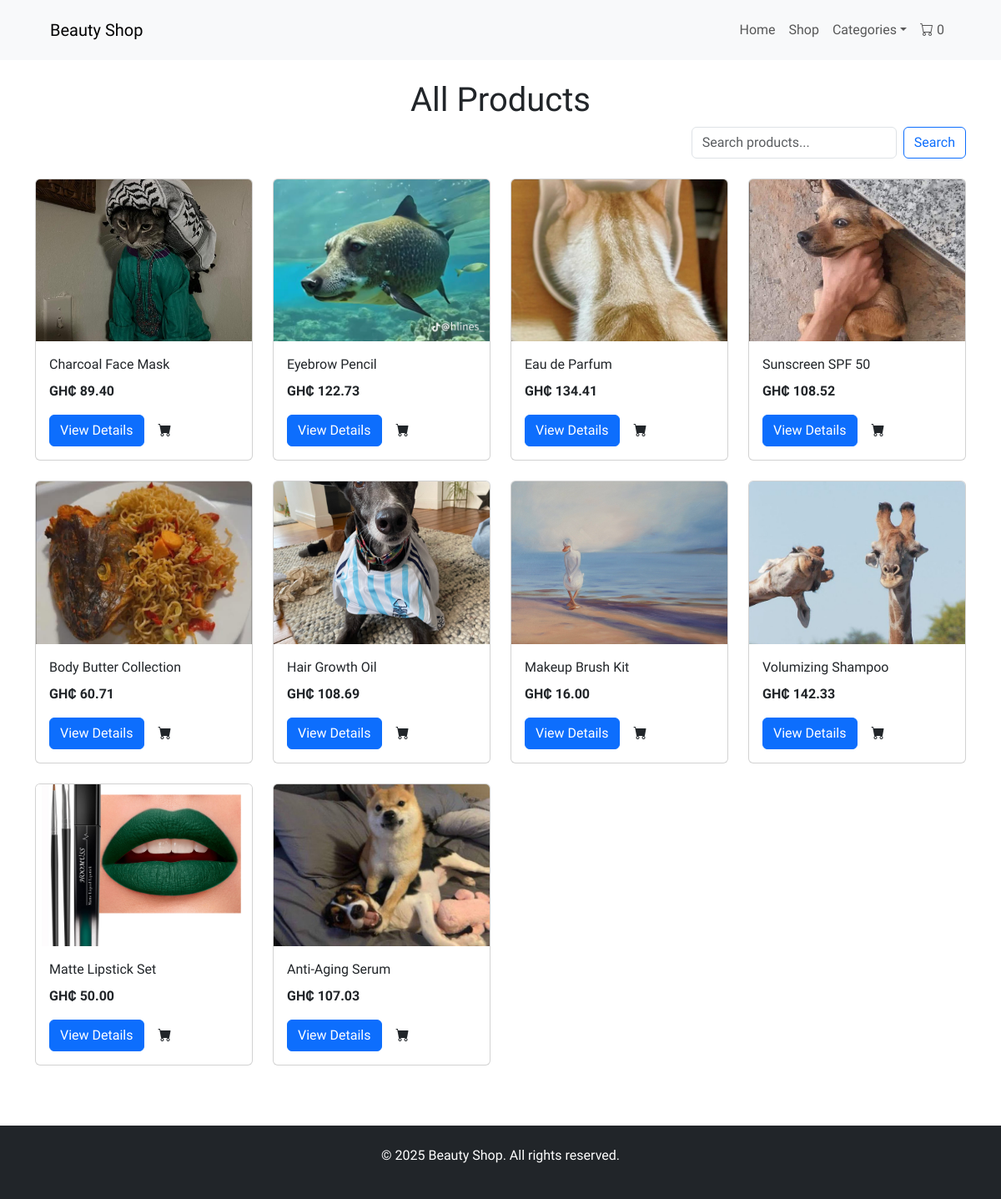
Screenshot of /products/ with the database file from the repository.
### shop/models.py (models this page shows, shortened)
class Product(models.Model):
    category = models.ForeignKey(
        Category, related_name="products", on_delete=models.CASCADE
    )
    name = models.CharField(max_length=200)
    slug = models.SlugField(unique=True)
    description = models.TextField()
    price = models.DecimalField(max_digits=10, decimal_places=2)
    stock = models.PositiveIntegerField(default=50)
    available = models.BooleanField(default=True)
    created = models.DateTimeField(auto_now_add=True)
    updated = models.DateTimeField(auto_now=True)

class ProductImage(models.Model):
    product = models.ForeignKey(
        Product, related_name="images", on_delete=models.CASCADE
    )
    image = models.ImageField(upload_to=product_image_upload_path, blank=True, null=True)
    is_featured = models.BooleanField(default=False)

### shop/views.py (the view)
# urls.py: path('products/', views.product_list, name='product_list'),
def product_list(request, category_slug=None):
    category = None
    categories = Category.objects.all()
    products = Product.objects.filter(available=True)
    if category_slug:
        category = get_object_or_404(Category, slug=category_slug)
        products = products.filter(category=category)
    query = request.GET.get('q')
    if query:
        products = products.filter(
            Q(name__icontains=query)
        )
    paginator = Paginator(products, 12)
    page_number = request.GET.get('page')
    page_obj = paginator.get_page(page_number)
    return render(request, 'shop/products.html', {
        'category': category,
        'categories': categories,
        'page_obj': page_obj,
        'query': query,
    })

### shop/cart.py (called while the page is built)
    def __len__(self):
        return len(self.cart)

### shop/context_processors.py (called while the page is built)
def cart(request):
    cart = Cart(request)
    count = cart.__len__()
    return {'cart': {'count': count}}

def base_context(request):
    return {
        'categories_list': Category.objects.all().only('name', 'slug')
    }

### templates/shop/products.html (shortened to what this page needs)
{% extends "base.html" %}
{% load humanize %}
{% block content %}
<main class="container">
    <div class="py-4">
        <h1 class="text-center">{% if category %}{{ category.name }}{% else %}All Products{% endif %}</h1>
        <div class="d-flex align-items-center justify-content-end">
            <form class="d-flex" method="get" action="{% url 'shop:product_list' %}">
                <input class="form-control me-2" type="search" name="q" placeholder="Search products..." value="{{ query|default:'' }}">
                <button class="btn btn-outline-primary" type="submit">Search</button>
            </form>
        </div>
    </div>
    <div class="row px-3 px-md-0">
        {% for product in page_obj %}
        <div class="col-md-3 mb-4">
            <div class="card h-100">
                {% with product.images.first as image %}
                <img {% if image %} src="{{ image.image.url }}"
                {% else %}
                src="https://placehold.co/300"
                {% endif %}
                class="card-img-top" alt="{{ product.name }}"
                style="aspect-ratio: 4/3; object-fit: cover;">
                {% endwith %}
                <div class="card-body d-flex flex-column">
                    <p class="card-title">{{ product.name }}</p>
                    <p class="card-text fw-bold">GH₵ {{ product.price|intcomma }}</p>
                    <div class="mt-auto d-flex align-items-center">
                        <a href="{% url 'shop:product_detail' product.slug %}" class="btn btn-primary">View Details</a>
                        <button class="ms-1 btn add-to-cart" data-product-id="{{product.id}}" data-url="{% url 'shop:cart_add' %}" title="add to cart">
                            <i class="bi bi-cart-fill"></i>
                        </button>
                    </div>
                </div>
            </div>
        </div>
        {% empty %}
        <div class="col-12">
            <div class="alert alert-info">No products found.</div>
        </div>
        {% endfor %}
    </div>
</main>
{% endblock %}

### static/css/style.css (style rules this page uses)
body, html { font-family: "National Park", sans-serif; min-height: 100dvh; }
body { padding-top: 72px; display: flex; flex-direction: column; }
.card { transition: transform 0.3s; }
.card-title { white-space: normal; font-weight: 500; }

### rows the page displays
Product: images.first.image (picture), name "Charcoal Face Mask", price "89.40"
Product: images.first.image (picture), name "Eyebrow Pencil", price "122.73"
Product: images.first.image (picture), name "Eau de Parfum", price "134.41"
Product: images.first.image (picture), name "Sunscreen SPF 50", price "108.52"
Product: images.first.image (picture), name "Body Butter Collection", price "60.71"
Product: images.first.image (picture), name "Hair Growth Oil", price "108.69"
Product: images.first.image (picture), name "Makeup Brush Kit", price "16.00"
Product: images.first.image (picture), name "Volumizing Shampoo", price "142.33"
Product: images.first.image (picture), name "Matte Lipstick Set", price "50.00"
Product: images.first.image (picture), name "Anti-Aging Serum", price "107.03"

### other values shown
{{ cart.count|default:0 }} "0"
